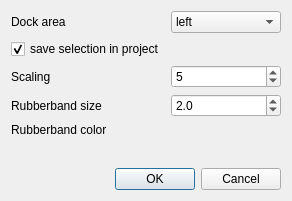
<?xml version="1.0" encoding="UTF-8"?>
<ui version="4.0">
 <class>Settings</class>
 <widget class="QDialog" name="Settings">
  <property name="geometry">
   <rect>
    <x>0</x>
    <y>0</y>
    <width>292</width>
    <height>201</height>
   </rect>
  </property>
  <property name="windowTitle">
   <string>Triangulation :: settings</string>
  </property>
  <layout class="QGridLayout" name="gridLayout">
   <item row="3" column="0">
    <widget class="QLabel" name="label_2">
     <property name="text">
      <string>Rubberband size</string>
     </property>
    </widget>
   </item>
   <item row="4" column="0">
    <widget class="QLabel" name="label">
     <property name="text">
      <string>Rubberband color</string>
     </property>
    </widget>
   </item>
   <item row="1" column="0">
    <widget class="QCheckBox" name="saveSelectionInProject">
     <property name="text">
      <string>save selection in project</string>
     </property>
     <property name="checked">
      <bool>true</bool>
     </property>
    </widget>
   </item>
   <item row="5" column="0">
    <spacer name="verticalSpacer">
     <property name="orientation">
      <enum>Qt::Vertical</enum>
     </property>
     <property name="sizeHint" stdset="0">
      <size>
       <width>20</width>
       <height>40</height>
      </size>
     </property>
    </spacer>
   </item>
   <item row="3" column="1">
    <widget class="QDoubleSpinBox" name="rubberWidth">
     <property name="toolTip">
      <string extracomment="Width of the selected distance circles used for triangulation."/>
     </property>
     <property name="decimals">
      <number>1</number>
     </property>
     <property name="singleStep">
      <double>1.000000000000000</double>
     </property>
     <property name="value">
      <double>2.000000000000000</double>
     </property>
    </widget>
   </item>
   <item row="2" column="1">
    <widget class="QSpinBox" name="scale">
     <property name="minimum">
      <number>1</number>
     </property>
     <property name="maximum">
      <number>15</number>
     </property>
     <property name="value">
      <number>5</number>
     </property>
    </widget>
   </item>
   <item row="2" column="0">
    <widget class="QLabel" name="label_3">
     <property name="text">
      <string>Scaling</string>
     </property>
    </widget>
   </item>
   <item row="6" column="0" colspan="2">
    <widget class="QDialogButtonBox" name="buttonBox">
     <property name="orientation">
      <enum>Qt::Horizontal</enum>
     </property>
     <property name="standardButtons">
      <set>QDialogButtonBox::Cancel|QDialogButtonBox::Ok</set>
     </property>
    </widget>
   </item>
   <item row="4" column="1">
    <widget class="QLabel" name="rubberColor">
     <property name="text">
      <string/>
     </property>
    </widget>
   </item>
   <item row="0" column="0">
    <widget class="QLabel" name="label_4">
     <property name="text">
      <string>Dock area</string>
     </property>
    </widget>
   </item>
   <item row="0" column="1">
    <widget class="QComboBox" name="dockArea">
     <item>
      <property name="text">
       <string>left</string>
      </property>
     </item>
     <item>
      <property name="text">
       <string>right</string>
      </property>
     </item>
    </widget>
   </item>
  </layout>
 </widget>
 <resources/>
 <connections>
  <connection>
   <sender>buttonBox</sender>
   <signal>accepted()</signal>
   <receiver>Settings</receiver>
   <slot>accept()</slot>
   <hints>
    <hint type="sourcelabel">
     <x>236</x>
     <y>241</y>
    </hint>
    <hint type="destinationlabel">
     <x>157</x>
     <y>166</y>
    </hint>
   </hints>
  </connection>
  <connection>
   <sender>buttonBox</sender>
   <signal>rejected()</signal>
   <receiver>Settings</receiver>
   <slot>reject()</slot>
   <hints>
    <hint type="sourcelabel">
     <x>257</x>
     <y>241</y>
    </hint>
    <hint type="destinationlabel">
     <x>257</x>
     <y>166</y>
    </hint>
   </hints>
  </connection>
 </connections>
</ui>
